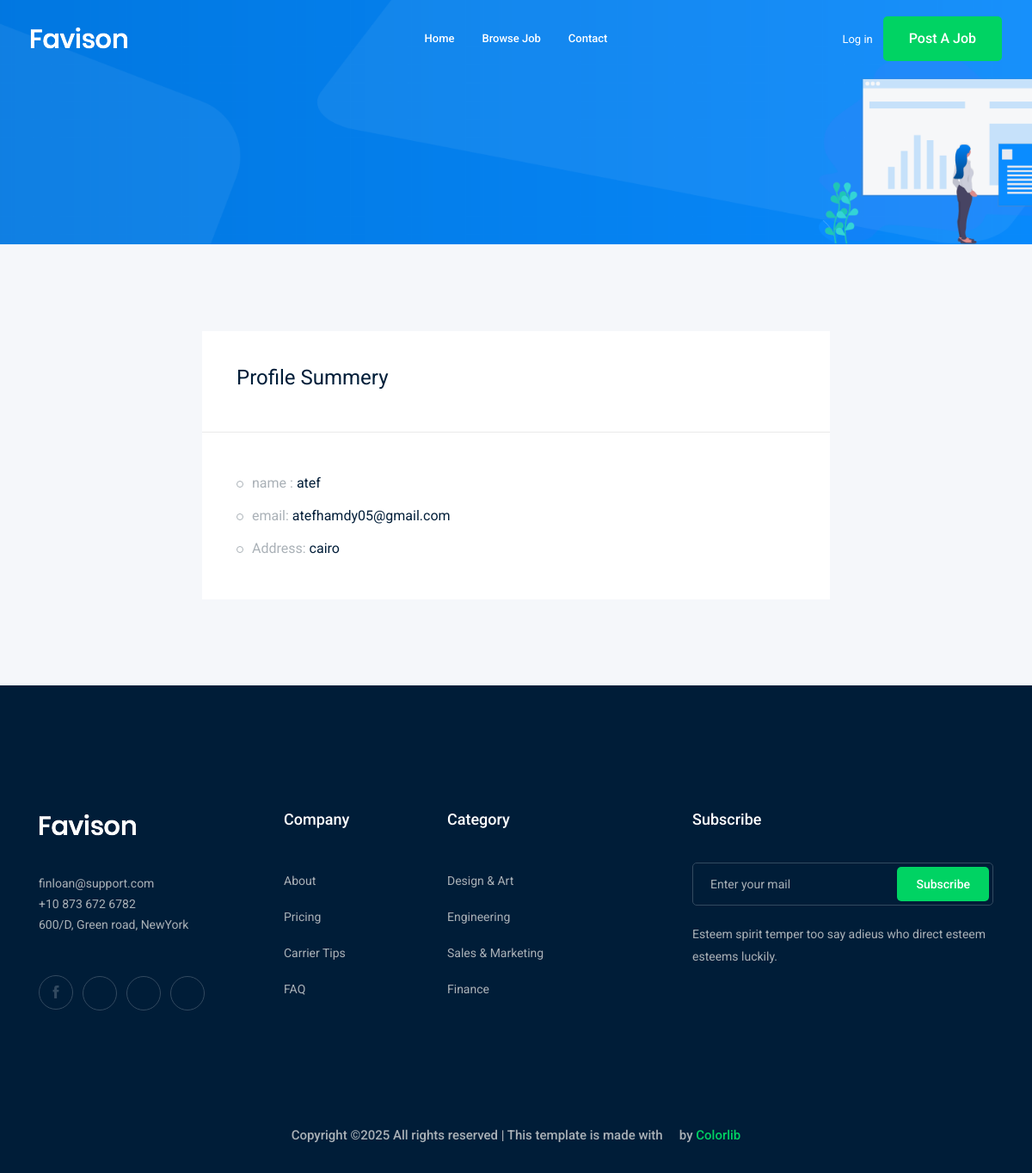
Screenshot of /accounts/profile/1 with the database file from the repository.
### accounts/models.py (models this page shows)
class Profile(models.Model):
    user = models.OneToOneField(User,on_delete=models.CASCADE)
    city = models.ForeignKey('city', related_name=("user_city"), on_delete=models.CASCADE,blank=True,null=True)
    image= models.ImageField(upload_to='profile/')
    def __str__(self):
          return  str(self.user)

class city(models.Model):
    name  = models.CharField(max_length=50)
    def __str__(self):
          return  str(self.name)

### accounts/views.py (the view)
# urls.py: path('profile/<int:id>',views.profile,name='profile'),
def profile(request,id):
    profile = Profile.objects.filter(user__id = id).first()
    if not profile:
        return redirect ('/jobs/')
    return render(request,'accounts/profile.html',{'profile':profile})

### accounts/templates/accounts/profile.html (shortened to what this page needs)
{% extends 'base.html' %}
{% load bootstrap4 %}
  {% block body %}
    <div class="bradcam_area bradcam_bg_1">
        <div class="container">
            <div class="row">
                <div class="col-xl-12">
                </div>
            </div>
        </div>
    </div>
    <div class="job_details_area">
        <div class="container">
            <div class="row">
                <div class="col-lg-8 mx-auto">
                    <div class="job_sumary">
                        <div class="summery_header">
                            <h3>Profile Summery</h3>
                        </div>
                        <div class="job_content">
                            <ul>
                                <li>name : <span>{{profile }}</span></li>
                                <li>email: <span>{{profile.user.email}} </span></li>
                                <li>Address: <span>{{profile.city}} </span></li>
                            </ul>
                        </div>
                    </div>
                </div>
            </div>
        </div>
    </div>
 {% endblock body %}

### rows the page displays
Profile: user.username "atef", user.email "atefhamdy05@gmail.com", city "cairo"
